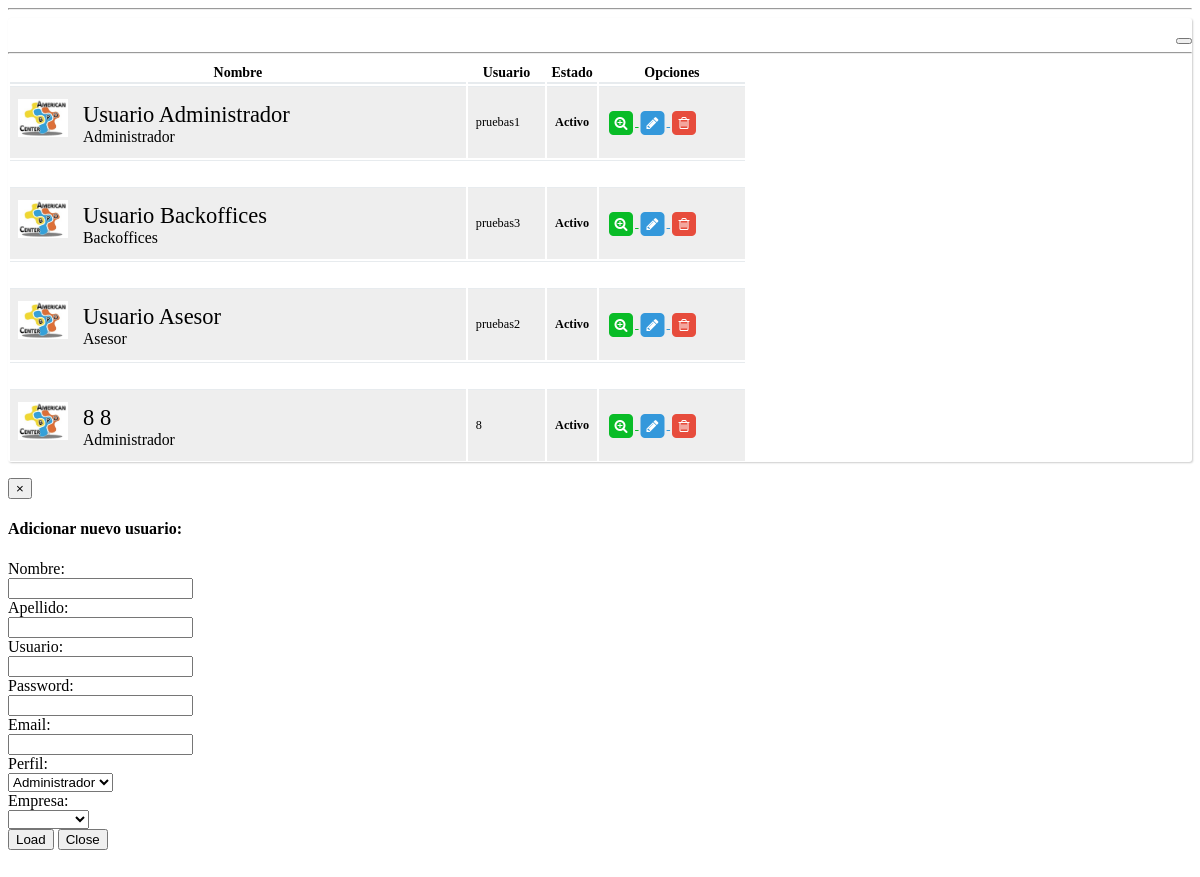
The app's page /settings/usuarios.php with its own data.
### tables this page shows
CREATE TABLE IF NOT EXISTS `crmpa_usuarios` (
  `id` int(11) NOT NULL AUTO_INCREMENT,
  `user` varchar(150) NOT NULL,
  `password` varchar(150) NOT NULL,
  `nombre` varchar(250) NOT NULL,
  `apellido` varchar(250) NOT NULL,
  `estado` int(11) NOT NULL,
  `fecha_creacion` timestamp NOT NULL DEFAULT CURRENT_TIMESTAMP ON UPDATE CURRENT_TIMESTAMP,
  `email` varchar(50) NOT NULL,
  PRIMARY KEY (`id`),
  KEY `id` (`id`)
);

CREATE TABLE IF NOT EXISTS `crmpa_perfiles` (
  `id` int(11) NOT NULL AUTO_INCREMENT,
  `perfil` varchar(100) NOT NULL,
  `estado` int(11) NOT NULL,
  PRIMARY KEY (`id`),
  KEY `id` (`id`)
);

### settings/usuarios.php (the view, shortened to what this page needs)
<?php
require_once('../src/connect.php');
?>
<link rel="stylesheet" type="text/css" href="//netdna.bootstrapcdn.com/font-awesome/4.1.0/css/font-awesome.min.css">
<hr>
<div class="container bootstrap snippet">
    <div class="row">
        <div class="col-lg-12">
            <div class="main-box no-header clearfix">
				<div align="right">
					<button type="button" class="btn btn-default btn-lg" data-toggle="modal" data-target="#user_new">
					</button>
					<hr>
				</div>
                <div class="main-box-body clearfix" style="height: 400px;overflow-y: scroll;">
                    <div class="table-responsive">
                        <table class="table user-list" >
                            <thead>
                                <tr>
									<th><span>Nombre</span></th>
									<th><span>Usuario</span></th>
									<th><span>Estado</span></th>
									<th><span>Opciones</span></th>
                                </tr>
                            </thead>
                            <tbody>
								<?php
								$sql = "select nombre,apellido,perfil,A.estado,email,fecha_creacion,user
										from crmpa_usuarios A
										inner join crmpa_permisos B on A.id = B.id_usuario
										inner join crmpa_perfiles C on B.id_perfil = C.id
										order by A.estado,A.fecha_creacion";
								foreach($pdo->query($sql) as $row){
								?>
                                <tr>
                                    <td>
                                        <img src="../images/AMERICANBPO.jpg" alt="">
                                        <span class="user-link"><?php echo $row['nombre']." ".$row['apellido'];?></span>
                                        <span class="user-subhead"><?php echo $row['perfil']; ?></span>
                                    </td>
                                    <td style="vertical-align: middle;">
                                       <span class="user-subhead"><?php echo $row['user'];?></span>
                                    </td>
									<td style="vertical-align: middle;">
										<?php
										if ($row['estado'] == 0){
											echo '<span class="label label-danger">Inactivo</span>';
										}else{
											echo '<span class="label label-success">Activo</span>';
										}
										?>
                                    </td>
									<td style="width: 20%;vertical-align: middle;">
                                        <a href="#" class="table-link success">
                                            <span class="fa-stack">
                                                <i class="fa fa-square fa-stack-2x"></i>
                                                <i class="fa fa-search-plus fa-stack-1x fa-inverse"></i>
                                            </span>
                                        </a>
											<a href="#" class="table-link">
                                            <span class="fa-stack">
                                                <i class="fa fa-square fa-stack-2x"></i>
                                                <i class="fa fa-pencil fa-stack-1x fa-inverse"></i>
                                            </span>
                                        </a>
                                        <a href="#" class="table-link danger">
                                            <span class="fa-stack">
                                                <i class="fa fa-square fa-stack-2x"></i>
                                                <i class="fa fa-trash-o fa-stack-1x fa-inverse"></i>
                                            </span>
                                        </a>
                                    </td>
                                </tr>
								<tr>
									<td colspan="5" style="background-color:#FFF;"></td>
								</tr>
								<?php
								}
								?>
                            </tbody>
                        </table>
                    </div>
                </div>
            </div>
        </div>
    </div>
</div>
<div id="user_new" class="modal fade" role="dialog">
        <div class="modal-dialog">
            <div class="modal-content">
                <div class="modal-header text-center bg-green">
                    <button type="button" class="close" data-dismiss="modal">&times;</button>
                    <h4 class="modal-title text-center"><b>Adicionar nuevo usuario:</b></h4>
                </div>
                <div class="modal-body">
					<div class="row">
						<div class="span3">
							Nombre:
						</div>
						<div class="span3">
							<input type="text" id="name_us" />
						</div>
					</div>
					<div class="row">
						<div class="span3">
							Apellido:
						</div>
						<div class="span3">
							<input type="text" id="apel_us" />
						</div>
					</div>
					<div class="row">
						<div class="span3">
							Usuario:
						</div>
						<div class="span3">
							<input type="text" id="user_us" />
						</div>
					</div>
					<div class="row">
						<div class="span3">
							Password:
						</div>
						<div class="span3">
							<input type="password" id="pass_us" />
						</div>
					</div>
					<div class="row">
						<div class="span3">
							Email:
						</div>
						<div class="span3">
							<input type="text" id="email_us" />
						</div>
					</div>
					<div class="row">
						<div class="span3">
							Perfil:
						</div>
						<div class="span3">
							<select id="perf_us" >
								<option value="1">Administrador</option>
							</select>
						</div>
					</div>
					<div class="row">
						<div class="span3">
							Empresa:
						</div>
						<div class="span3">
							<select id="empr_us" >
								<option value=""></option>
								<?php
								$sql1 = "SELECT * from crmpa_empresa ";
								foreach($pdo->query($sql1) as $row1){
									echo '<option value="'.$row1['id'].'">'.$row1['nombre'].'</option>';
								}
								?>
							</select>
						</div>
					</div>
				</div>
				<div class="modal-footer">
					<button type="button" onclick="new_user()" class="btn btn-primary">Load</button>
                    <button type="button" class="btn btn-default" data-dismiss="modal">Close</button>
                </div>
            </div>
        </div>
</div>

### settings/usuarios.php (style rules this page uses)
.main-box.no-header { padding-top: 20px; }
.main-box { background: #FFFFFF; -webkit-box-shadow: 1px 1px 2px 0 #CCCCCC; -moz-box-shadow: 1px 1px 2px 0 #CCCCCC; -o-box-shadow: 1px 1px 2px 0 #CCCCCC; -ms-box-shadow: 1px 1px 2px 0 #CCCCCC; box-shadow: 1px 1px 2px 0 #CCCCCC; margin-bottom: 16px; -webikt-border-radius: 3px; -moz-border-radius: 3px; border-radius: 3px; }
.table a.table-link.danger { color: #e74c3c; }
.table a.table-link.success { color: #09bc27; }
.label { border-radius: 3px; font-size: 0.875em; font-weight: 600; }
.user-list tbody td .user-subhead { font-size: 0.875em; //font-style: italic; }
.user-list tbody td .user-link { display: block; font-size: 1.25em; padding-top: 3px; margin-left: 60px; }
a { color: #3498db; outline: none!important; }
.user-list tbody td>img { position: relative; max-width: 50px; float: left; margin-right: 15px; }
.table thead tr th { //text-transform: uppercase; font-size: 0.875em; }
.table thead tr th { border-bottom: 2px solid #e7ebee; }
.table tbody tr td:first-child { font-size: 1.125em; font-weight: 300; background:#eee; }
.table tbody tr td { font-size: 0.875em; vertical-align: middle; border-top: 1px solid #e7ebee; padding: 12px 8px; background:#eee; }

### records on screen
crmpa_usuarios: nombre "Usuario", apellido "Administrador", crmpa_perfiles.perfil "Administrador", user "pruebas1", estado "Activo"
crmpa_usuarios: nombre "Usuario", apellido "Backoffices", crmpa_perfiles.perfil "Backoffices", user "pruebas3", estado "Activo"
crmpa_usuarios: nombre "Usuario", apellido "Asesor", crmpa_perfiles.perfil "Asesor", user "pruebas2", estado "Activo"
crmpa_usuarios: nombre "8", apellido "8", crmpa_perfiles.perfil "Administrador", user "8", estado "Activo"
